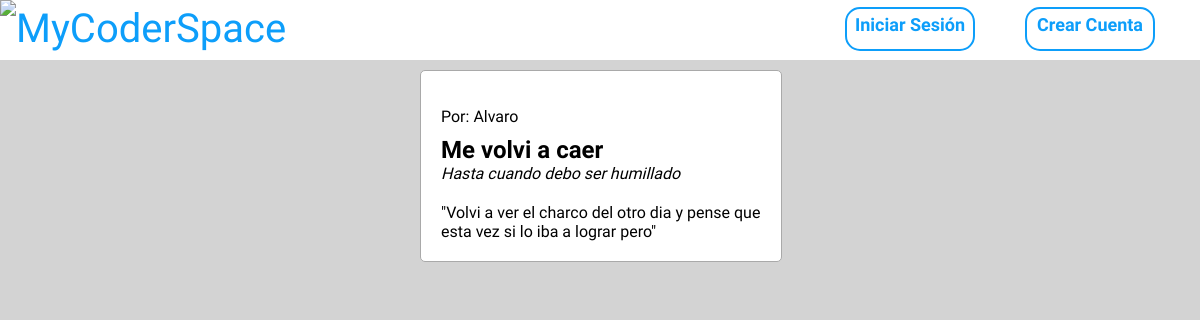
Screenshot of /detail/7/ with the database file from the repository.
### MyCoderSpace/models.py (models this page shows, shortened)
class BlogModel(models.Model):
    titulo = models.CharField(max_length=100)
    sub_titulo = models.CharField(max_length=100)
    cuerpo = models.TextField()
    autor = models.ForeignKey(User, on_delete=models.CASCADE)
    fecha_creacion = models.DateField(auto_now_add=True)

### MyCoderSpace/views.py (the view)
# urls.py: path("detail/<pk>/", views.BlogDetail.as_view(), name = "detail"),
class BlogDetail(DetailView):
    model = BlogModel
    template_name = "blog_detail.html"

### MyCoderSpace/templates/blog_detail.html (shortened to what this page needs)
{% extends "createblog.html" %}
{% load static %}
{% block contenidoDinamico %}
    <div id="cuerpo">
      <div id="cuadricula">
        <div id="blog">
          <div id="texto-blog">
            <p id="autor">Por: {{object.autor}}</p>
            <p id="titulo">{{object.titulo}}</p>
            <p id="sub_titulo">{{object.sub_titulo}}</p>
            <p id="cuerpo-blog2">{{object.cuerpo}}</p>
          </div>
        </div>
      </div>
    </div>
{% endblock %}

### MyCoderSpace/templates/createblog.html (style rules this page uses)
body, html { margin: 0px; padding: 0px; font-family: 'Mukta', sans-serif; color: black; border: 0px; background: lightgray; }
#cuerpo { display: flex; flex-wrap: nowrap; align-items: center; margin-top: 10px; padding: 0px; width: 100%; height: 100%; width: 100%; }
#cuadricula { display: inline-block; height: 92%; width: 30%; margin-bottom: 0px; margin-top: 0px; margin-right: auto; margin-left: auto; }
#blog { display: flex; width: 100%; height: 430px; margin: 0px auto; background: white; border: 1px solid darkgray; border-radius: 5px; }
#texto-blog { margin: -10px auto 0px auto; }
#texto-blog p { margin-bottom: 0px; }
#autor { display: inline-block; }
#titulo { font-size: 20px; margin-top: -15px; }

### MyCoderSpace/templates/blog_detail.html (style rules this page uses)
#blog { height: 30%; }
#texto-blog { margin: 20px; }
#titulo { margin-top: 10px; font-size: 24px; font-weight: 800; }
#sub_titulo { font-style: italic; margin-top: 0px; }
#cuerpo-blog2 { margin-top: 20px; }

### rows the page displays
BlogModel: autor "Alvaro", titulo "Me volvi a caer", sub_titulo "Hasta cuando debo ser humillado", cuerpo "\"Volvi a ver el charco del otro dia y pense que esta vez si lo iba a lograr pero\""
